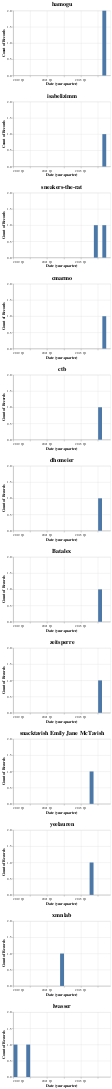

Source (notebook cell):
### Code cell
charts = []
for editor in editors:
    if editor in ignore_editors:
        continue

    chart = alt.Chart(edits.loc[edits.editor == editor]).mark_bar().encode(
        x=alt.X('yearquarter(Date):T').scale(domain=time_domain),
        y=alt.Y('count(package_name)').scale(domain=n_edits_domain),
        tooltip=["yearquarter(Date)", "count(package_name)"],
    ).properties(
        title=alt.TitleParams(
            text=f"{editor}", fontSize=18
        ),
        width=alt.Step(60),
        height=200,
    )
    charts.append(chart)

alt.vconcat(*charts)

### Figure 1 — Vega-Lite specification as saved in the notebook (floating-point values rounded to 4 significant figures)
{"config": {"view": {"continuousWidth": 300, "continuousHeight": 300}}, "vconcat": [{"data": {"name": "data-2342589a46ff50f0f5f1c99acec128f4"}, "mark": {"type": "bar"}, "encoding": {"tooltip": [{"field": "Date", "timeUnit": "yearquarter", "type": "temporal"}, {"aggregate": "count", "field": "package_name", "type": "nominal"}], "x": {"field": "Date", "scale": {"domain": ["2019-01-01T00:00:00", "2024-09-30T23:59:59.999999999"]}, "timeUnit": "yearquarter", "type": "temporal"}, "y": {"aggregate": "count", "field": "package_name", "scale": {"domain": [0, 2.0]}, "type": "nominal"}}, "height": 200, "title": {"text": "hamogu", "fontSize": 18}, "width": {"step": 60}}, {"data": {"name": "data-b2a84c1b5b1e3c18beb5c0311fefbe25"}, "mark": {"type": "bar"}, "encoding": {"tooltip": [{"field": "Date", "timeUnit": "yearquarter", "type": "temporal"}, {"aggregate": "count", "field": "package_name", "type": "nominal"}], "x": {"field": "Date", "scale": {"domain": ["2019-01-01T00:00:00", "2024-09-30T23:59:59.999999999"]}, "timeUnit": "yearquarter", "type": "temporal"}, "y": {"aggregate": "count", "field": "package_name", "scale": {"domain": [0, 2.0]}, "type": "nominal"}}, "height": 200, "title": {"text": "isabelizimm", "fontSize": 18}, "width": {"step": 60}}, {"data": {"name": "data-f8e7c718e9801e1970f336c3c79cabde"}, "mark": {"type": "bar"}, "encoding": {"tooltip": [{"field": "Date", "timeUnit": "yearquarter", "type": "temporal"}, {"aggregate": "count", "field": "package_name", "type": "nominal"}], "x": {"field": "Date", "scale": {"domain": ["2019-01-01T00:00:00", "2024-09-30T23:59:59.999999999"]}, "timeUnit": "yearquarter", "type": "temporal"}, "y": {"aggregate": "count", "field": "package_name", "scale": {"domain": [0, 2.0]}, "type": "nominal"}}, "height": 200, "title": {"text": "sneakers-the-rat", "fontSize": 18}, "width": {"step": 60}}, {"data": {"name": "data-fea82f81782e9e841c6390dc30ca49e3"}, "mark": {"type": "bar"}, "encoding": {"tooltip": [{"field": "Date", "timeUnit": "yearquarter", "type": "temporal"}, {"aggregate": "count", "field": "package_name", "type": "nominal"}], "x": {"field": "Date", "scale": {"domain": ["2019-01-01T00:00:00", "2024-09-30T23:59:59.999999999"]}, "timeUnit": "yearquarter", "type": "temporal"}, "y": {"aggregate": "count", "field": "package_name", "scale": {"domain": [0, 2.0]}, "type": "nominal"}}, "height": 200, "title": {"text": "cmarmo", "fontSize": 18}, "width": {"step": 60}}, {"data": {"name": "data-7270d23758d542ae5695e2fea3d2d06d"}, "mark": {"type": "bar"}, "encoding": {"tooltip": [{"field": "Date", "timeUnit": "yearquarter", "type": "temporal"}, {"aggregate": "count", "field": "package_name", "type": "nominal"}], "x": {"field": "Date", "scale": {"domain": ["2019-01-01T00:00:00", "2024-09-30T23:59:59.999999999"]}, "timeUnit": "yearquarter", "type": "temporal"}, "y": {"aggregate": "count", "field": "package_name", "scale": {"domain": [0, 2.0]}, "type": "nominal"}}, "height": 200, "title": {"text": "ctb", "fontSize": 18}, "width": {"step": 60}}, {"data": {"name": "data-8306b53de0a6d25c7ef07e457cadefed"}, "mark": {"type": "bar"}, "encoding": {"tooltip": [{"field": "Date", "timeUnit": "yearquarter", "type": "temporal"}, {"aggregate": "count", "field": "package_name", "type": "nominal"}], "x": {"field": "Date", "scale": {"domain": ["2019-01-01T00:00:00", "2024-09-30T23:59:59.999999999"]}, "timeUnit": "yearquarter", "type": "temporal"}, "y": {"aggregate": "count", "field": "package_name", "scale": {"domain": [0, 2.0]}, "type": "nominal"}}, "height": 200, "title": {"text": "dhomeier", "fontSize": 18}, "width": {"step": 60}}, {"data": {"name": "data-e7cca03281f5ee317aee3b5932a4ea5f"}, "mark": {"type": "bar"}, "encoding": {"tooltip": [{"field": "Date", "timeUnit": "yearquarter", "type": "temporal"}, {"aggregate": "count", "field": "package_name", "type": "nominal"}], "x": {"field": "Date", "scale": {"domain": ["2019-01-01T00:00:00", "2024-09-30T23:59:59.999999999"]}, "timeUnit": "yearquarter", "type": "temporal"}, "y": {"aggregate": "count", "field": "package_name", "scale": {"domain": [0, 2.0]}, "type": "nominal"}}, "height": 200, "title": {"text": "Batalex", "fontSize": 18}, "width": {"step": 60}}, {"data": {"name": "data-6db5e42ab421300339526d9a9e19b4cc"}, "mark": {"type": "bar"}, "encoding": {"tooltip": [{"field": "Date", "timeUnit": "yearquarter", "type": "temporal"}, {"aggregate": "count", "field": "package_name", "type": "nominal"}], "x": {"field": "Date", "scale": {"domain": ["2019-01-01T00:00:00", "2024-09-30T23:59:59.999999999"]}, "timeUnit": "yearquarter", "type": "temporal"}, "y": {"aggregate": "count", "field": "package_name", "scale": {"domain": [0, 2.0]}, "type": "nominal"}}, "height": 200, "title": {"text": "zeitsperre", "fontSize": 18}, "width": {"step": 60}}, {"data": {"name": "data-ba8d8dc479472560e1dc570d6c4a31b9"}, "mark": {"type": "bar"}, "encoding": {"tooltip": [{"field": "Date", "timeUnit": "yearquarter", "type": "temporal"}, {"aggregate": "count", "field": "package_name", "type": "nominal"}], "x": {"field": "Date", "scale": {"domain": ["2019-01-01T00:00:00", "2024-09-30T23:59:59.999999999"]}, "timeUnit": "yearquarter", "type": "temporal"}, "y": {"aggregate": "count", "field": "package_name", "scale": {"domain": [0, 2.0]}, "type": "nominal"}}, "height": 200, "title": {"text": "snacktavish Emily Jane McTavish", "fontSize": 18}, "width": {"step": 60}}, {"data": {"name": "data-dbab28ce1c343abb3022ff90d065840e"}, "mark": {"type": "bar"}, "encoding": {"tooltip": [{"field": "Date", "timeUnit": "yearquarter", "type": "temporal"}, {"aggregate": "count", "field": "package_name", "type": "nominal"}], "x": {"field": "Date", "scale": {"domain": ["2019-01-01T00:00:00", "2024-09-30T23:59:59.999999999"]}, "timeUnit": "yearquarter", "type": "temporal"}, "y": {"aggregate": "count", "field": "package_name", "scale": {"domain": [0, 2.0]}, "type": "nominal"}}, "height": 200, "title": {"text": "yeelauren", "fontSize": 18}, "width": {"step": 60}}, {"data": {"name": "data-0169db2d058b1af85fcd81a8684cff79"}, "mark": {"type": "bar"}, "encoding": {"tooltip": [{"field": "Date", "timeUnit": "yearquarter", "type": "temporal"}, {"aggregate": "count", "field": "package_name", "type": "nominal"}], "x": {"field": "Date", "scale": {"domain": ["2019-01-01T00:00:00", "2024-09-30T23:59:59.999999999"]}, "timeUnit": "yearquarter", "type": "temporal"}, "y": {"aggregate": "count", "field": "package_name", "scale": {"domain": [0, 2.0]}, "type": "nominal"}}, "height": 200, "title": {"text": "xmnlab", "fontSize": 18}, "width": {"step": 60}}, {"data": {"name": "data-304405ace3faa0b304a8648ecb16b883"}, "mark": {"type": "bar"}, "encoding": {"tooltip": [{"field": "Date", "timeUnit": "yearquarter", "type": "temporal"}, {"aggregate": "count", "field": "package_name", "type": "nominal"}], "x": {"field": "Date", "scale": {"domain": ["2019-01-01T00:00:00", "2024-09-30T23:59:59.999999999"]}, "timeUnit": "yearquarter", "type": "temporal"}, "y": {"aggregate": "count", "field": "package_name", "scale": {"domain": [0, 2.0]}, "type": "nominal"}}, "height": 200, "title": {"text": "lwasser", "fontSize": 18}, "width": {"step": 60}}], "$schema": "https://vega.github.io/schema/vega-lite/v5.17.0.json", "datasets": {"data-2342589a46ff50f0f5f1c99acec128f4": [{"package_name": "Stingray", "Date": "2024-06-14T12:59:47+00:00", "date_closed": "", "editor": "hamogu", "labels": ["2/seeking-reviewers", "astropy"]}, {"package_name": "astrodata", "Date": "2024-05-13T23:48:03+00:00", "date_closed": "", "editor": "hamogu", "labels": ["3/reviewers-assigned", "astropy"]}], "data-b2a84c1b5b1e3c18beb5c0311fefbe25": [{"package_name": "QuadratiK", "Date": "2024-05-13T21:23:44+00:00", "date_closed": "", "editor": "isabelizimm", "labels": ["1/editor-assigned"]}], "data-f8e7c718e9801e1970f336c3c79cabde": [{"package_name": "CyNetDiff", "Date": "2024-04-22T03:28:38+00:00", "date_closed": "", "editor": "sneakers-the-rat", "labels": ["1/editor-assigned"]}, {"package_name": "Plenoptic", "Date": "2023-11-17T20:39:40+00:00", "date_closed": "", "editor": "sneakers-the-rat", "labels": ["3/reviewers-assigned", "⌛ pending-maintainer-response"]}], "data-fea82f81782e9e841c6390dc30ca49e3": [{"package_name": "pooltool", "Date": "2024-04-15T21:44:43+00:00", "date_closed": "", "editor": "cmarmo", "labels": ["2/seeking-reviewers", "1/editor-assigned"]}], "data-7270d23758d542ae5695e2fea3d2d06d": [{"package_name": "plot_phylo", "Date": "2024-02-22T11:55:59+00:00", "date_closed": "", "editor": "ctb", "labels": ["2/seeking-reviewers", "3/reviewers-assigned", "1/editor-assigned"]}], "data-8306b53de0a6d25c7ef07e457cadefed": [{"package_name": "PetroFit", "Date": "2024-02-16T22:46:47+00:00", "date_closed": "", "editor": "dhomeier", "labels": ["2/seeking-reviewers", "1/editor-assigned", "astropy"]}], "data-e7cca03281f5ee317aee3b5932a4ea5f": [{"package_name": "harmonize-wq", "Date": "2024-02-08T19:43:03+00:00", "date_closed": "", "editor": "Batalex", "labels": ["4/reviews-in-awaiting-changes", "on-hold"]}], "data-6db5e42ab421300339526d9a9e19b4cc": [{"package_name": "disdrodb", "Date": "2024-01-18T17:25:28+00:00", "date_closed": "", "editor": "zeitsperre", "labels": ["1/editor-assigned"]}], "data-ba8d8dc479472560e1dc570d6c4a31b9": [{"package_name": "sourmash", "Date": "2023-08-14T21:02:57+00:00", "date_closed": "", "editor": "snacktavish Emily Jane McTavish", "labels": ["6/pyOS-approved", "7/under-joss-review"]}], "data-dbab28ce1c343abb3022ff90d065840e": [{"package_name": "GemGIS", "Date": "2023-08-08T07:11:59+00:00", "date_closed": "", "editor": "yeelauren", "labels": ["4/reviews-in-awaiting-changes", "⌛ pending-maintainer-response", "on-hold"]}], "data-0169db2d058b1af85fcd81a8684cff79": [{"package_name": "Sevivi", "Date": "2021-12-30T13:55:10+00:00", "date_closed": "2022-09-06T14:18:26+00:00", "editor": "xmnlab", "labels": ["4/reviews-in-awaiting-changes", "⌛ pending-maintainer-response"]}], "data-304405ace3faa0b304a8648ecb16b883": [{"package_name": "", "Date": "2019-03-22T15:49:42+00:00", "date_closed": "2022-09-01T16:33:11+00:00", "editor": "lwasser", "labels": ["4/reviews-in-awaiting-changes", "topic: data-retrieval", "incomplete-closed-review"]}, {"package_name": "ObsPy", "Date": "2019-12-12T00:42:45+00:00", "date_closed": "2022-09-01T16:38:37+00:00", "editor": "lwasser", "labels": ["0/pre-review-checks", "3/reviewers-assigned"]}]}}
